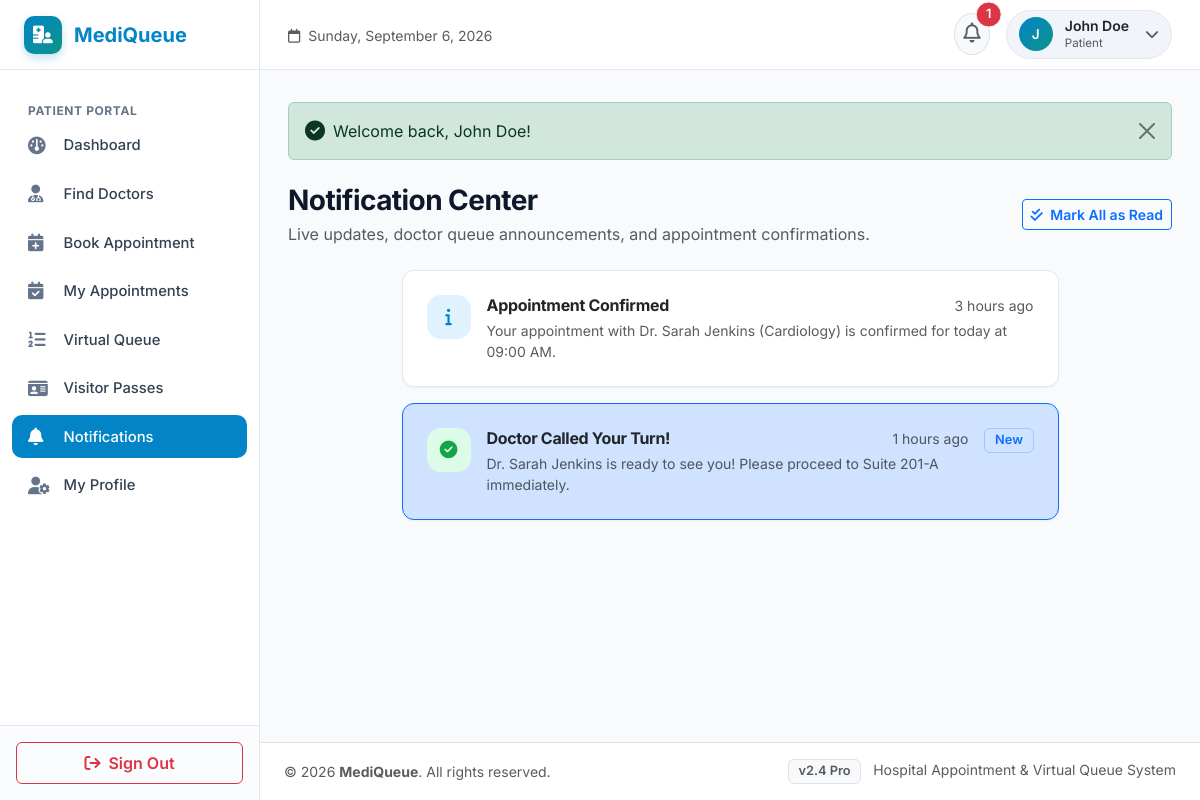
The page /patient/notifications.php (signed in) on the database its author committed.
### tables this page shows
CREATE TABLE `notifications` (
  `id` INT AUTO_INCREMENT PRIMARY KEY,
  `user_id` INT NOT NULL,
  `title` VARCHAR(200) NOT NULL,
  `message` TEXT NOT NULL,
  `type` ENUM('info', 'success', 'warning', 'danger') DEFAULT 'info',
  `is_read` TINYINT(1) DEFAULT 0,
  `created_at` TIMESTAMP DEFAULT CURRENT_TIMESTAMP,
  CONSTRAINT `fk_notif_user` FOREIGN KEY (`user_id`) REFERENCES `users` (`id`) ON DELETE CASCADE
);

### includes/functions.php (called while the page is built, shortened)
<?php
function time_ago($datetime) {
    $timestamp = strtotime($datetime);
    $difference = time() - $timestamp;
    if ($difference < 86400) return round($difference / 3600) . ' hours ago';
    return date('M d', $timestamp);
}

### patient/notifications.php (the view, shortened to what this page needs)
<?php
require_once __DIR__ . '/../includes/functions.php';
$conn = get_db_connection();
$userId = $_SESSION['user_id'];
$stmt = $conn->prepare("SELECT * FROM notifications WHERE user_id = ? ORDER BY id DESC");
$stmt->execute([$userId]);
$notifications = $stmt->fetchAll();
include __DIR__ . '/../includes/header.php';
?>
<div class="d-flex flex-column flex-md-row justify-content-between align-items-md-center mb-4 gap-3">
    <div>
        <h3 class="fw-bold mb-1">Notification Center</h3>
        <p class="text-muted mb-0">Live updates, doctor queue announcements, and appointment confirmations.</p>
    </div>
    <?php if (!empty($notifications)): ?>
        <form action="<?= BASE_URL ?>/patient/notifications.php" method="POST">
            <button type="submit" class="btn btn-outline-primary fw-semibold btn-sm">
                <i class="fa-solid fa-check-double me-1"></i> Mark All as Read
            </button>
        </form>
    <?php endif; ?>
</div>
<div class="row justify-content-center">
    <div class="col-lg-9">
        <?php if (empty($notifications)): ?>
            <div class="mq-card text-center py-5">
                <div class="mq-stat-icon primary mx-auto mb-3" style="width: 60px; height: 60px; font-size: 1.5rem;">
                    <i class="fa-regular fa-bell"></i>
                </div>
                <h5 class="fw-bold">No Notifications</h5>
                <p class="text-muted small">You're completely caught up! Turn calls and booking alerts will appear here.</p>
            </div>
        <?php else: ?>
            <div class="d-flex flex-column gap-3">
                <?php foreach ($notifications as $n): ?>
                    <?php
                        $iconClass = 'fa-info';
                        $bgClass = 'primary';
                        if ($n['type'] === 'success') { $iconClass = 'fa-circle-check'; $bgClass = 'success'; }
                        elseif ($n['type'] === 'warning') { $iconClass = 'fa-triangle-exclamation'; $bgClass = 'warning'; }
                        elseif ($n['type'] === 'danger') { $iconClass = 'fa-circle-xmark'; $bgClass = 'danger'; }
                    ?>
                    <div class="mq-card p-3 p-md-4 <?= $n['is_read'] ? 'bg-white' : 'border-primary bg-primary-subtle bg-opacity-10' ?>">
                        <div class="d-flex align-items-start gap-3">
                            <div class="mq-stat-icon <?= $bgClass ?>" style="width: 44px; height: 44px; font-size: 1.1rem;">
                                <i class="fa-solid <?= $iconClass ?>"></i>
                            </div>
                            <div class="flex-grow-1">
                                <div class="d-flex justify-content-between align-items-center mb-1">
                                    <h6 class="fw-bold text-dark mb-0"><?= htmlspecialchars($n['title']) ?></h6>
                                    <span class="text-muted small"><?= time_ago($n['created_at']) ?></span>
                                </div>
                                <p class="text-muted small mb-0"><?= htmlspecialchars($n['message']) ?></p>
                            </div>
                            <?php if (!$n['is_read']): ?>
                                <span class="badge bg-primary-subtle text-primary border border-primary-subtle">New</span>
                            <?php endif; ?>
                        </div>
                    </div>
                <?php endforeach; ?>
            </div>
        <?php endif; ?>
    </div>
</div>
<?php include __DIR__ . '/../includes/footer.php'; ?>

### assets/css/style.css (style rules this page uses)
:root { --mq-primary: #0284c7; --mq-primary-dark: #0369a1; --mq-primary-light: #e0f2fe; --mq-secondary: #0d9488; --mq-secondary-light: #ccfbf1; --mq-dark: #0f172a; --mq-slate: #334155; --mq-muted: #64748b; --mq-bg: #f8fafc; --mq-card-bg: #ffffff; --mq-border: #e2e8f0; --mq-sidebar-width: 260px; --mq-header-height: 70px; --mq-font-sans: 'Inter', -apple-system, BlinkMacSystemFont, "Segoe UI", Roboto, "Helvetica Neue", Arial, sans-serif; --mq-radius: 12px; --mq-radius-lg: 16px; --mq-shadow-sm: 0 1px 2px 0 rgba(0, 0, 0, 0.05); --mq-shadow: 0 4px 6px -1px rgba(0, 0, 0, 0.06), 0 2px 4px -2px rgba(0, 0, 0, 0.04); --mq-shadow-lg: 0 10px 15px -3px rgba(0, 0, 0, 0.08), 0 4px 6px -4px rgba(0, 0, 0, 0.03); }
body { font-family: var(--mq-font-sans); background-color: var(--mq-bg); color: var(--mq-slate); min-height: 100vh; margin: 0; display: flex; flex-direction: column; }
h1, h2, h3, h4, h5, h6 { color: var(--mq-dark); font-weight: 600; letter-spacing: -0.02em; }
.mq-card { background-color: var(--mq-card-bg); border: 1px solid var(--mq-border); border-radius: var(--mq-radius); box-shadow: var(--mq-shadow-sm); padding: 1.5rem; transition: transform 0.2s ease, box-shadow 0.2s ease; position: relative; overflow: hidden; }
.mq-stat-icon { width: 52px; height: 52px; border-radius: 14px; display: flex; align-items: center; justify-content: center; font-size: 1.35rem; flex-shrink: 0; }
.mq-stat-icon.primary { background-color: var(--mq-primary-light); color: var(--mq-primary); }
.mq-stat-icon.success { background-color: #dcfce7; color: #16a34a; }
.badge { padding: 0.4em 0.75em; font-weight: 600; border-radius: 6px; font-size: 0.8rem; }

### rows shown on the page
notifications: title "Appointment Confirmed", created_at "3 hours ago", message "Your appointment with Dr. Sarah Jenkins (Cardiology) is confirmed for today at 09:00 AM."
notifications: title "Doctor Called Your Turn!", created_at "1 hours ago", message "Dr. Sarah Jenkins is ready to see you! Please proceed to Suite 201-A immediately.", is_read "New"

### other values the page prints
APP_NAME "MediQueue"
$unreadNotifsCount "1"
substr($currentUser['name'] ?? 'U', 0, 1) "J"
$currentUser['name'] "John Doe"
$currentUser['role'] "Patient"
$flash['message'] "Welcome back, John Doe!"
